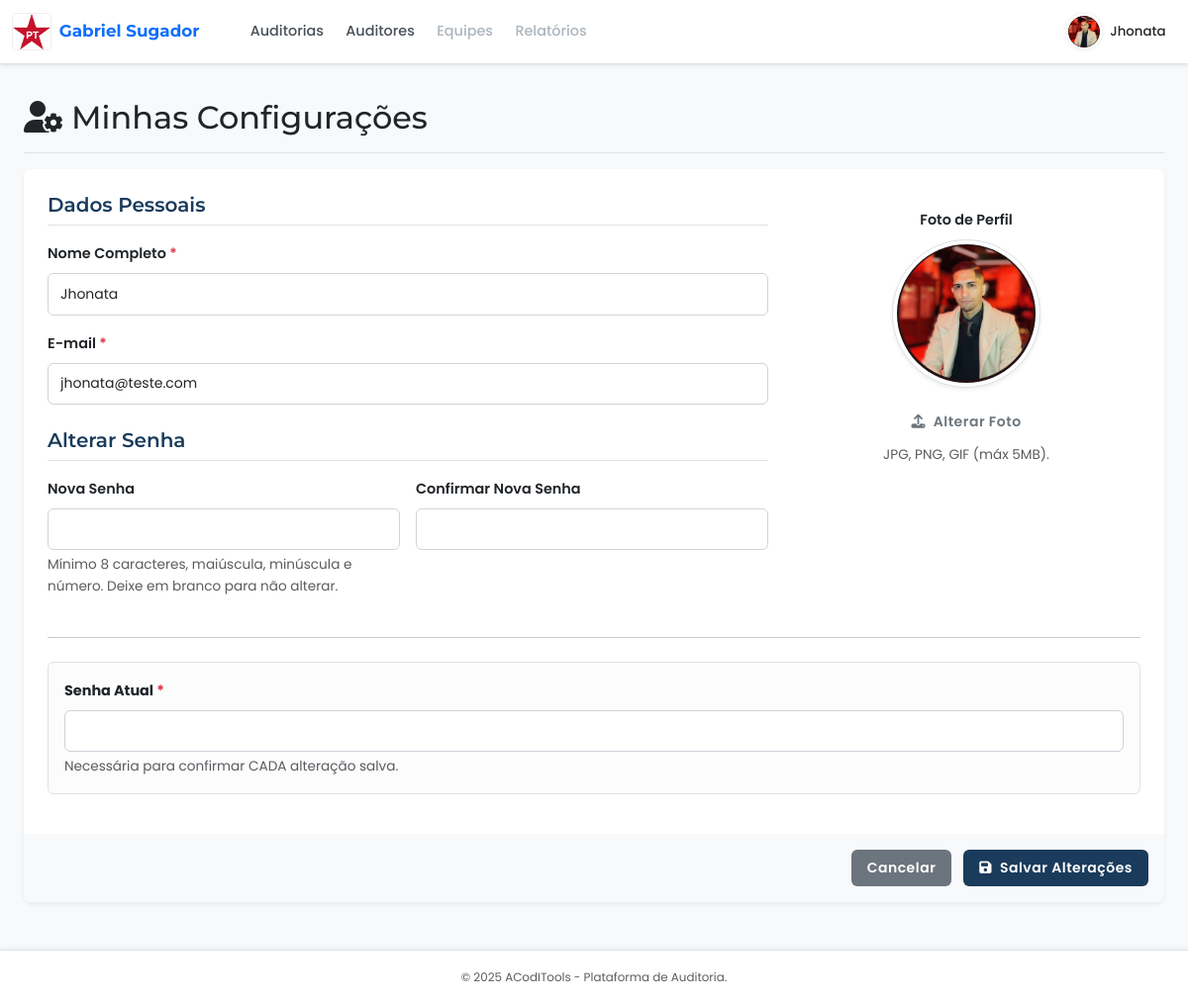
The app's page /gestor/configuracoes_gestor.php (signed in) with its own data.
### tables this page shows
CREATE TABLE `usuarios` (
  `id` int(11) NOT NULL,
  `nome` varchar(255) NOT NULL,
  `email` varchar(255) NOT NULL,
  `senha` varchar(255) NOT NULL,
  `perfil` enum('admin','auditor','gestor','usuario') NOT NULL DEFAULT 'usuario',
  `ativo` tinyint(1) NOT NULL DEFAULT 1,
  `data_cadastro` datetime NOT NULL DEFAULT current_timestamp(),
  `foto` varchar(255) DEFAULT NULL,
  `primeiro_acesso` tinyint(1) NOT NULL DEFAULT 1 COMMENT '0 = Não é o primeiro acesso, 1 = Primeiro acesso',
  `empresa_id` int(11) DEFAULT NULL
);

### includes/admin_functions.php (called while the page is built, shortened)
<?php
function getUsuario($conexao, $id) {
    $sql = "SELECT id, nome, email, perfil, ativo, data_cadastro, foto FROM usuarios WHERE id = ?";
    $stmt = $conexao->prepare($sql);
    $stmt->execute([$id]);
    return $stmt->fetch(PDO::FETCH_ASSOC);
}

### gestor/configuracoes_gestor.php (the view, shortened to what this page needs)
<?php
require_once __DIR__ . '/../includes/config.php';
require_once __DIR__ . '/../includes/layout_gestor.php';
require_once __DIR__ . '/../includes/admin_functions.php';
$usuario_id = $_SESSION['usuario_id'];
$dadosUsuario = getUsuario($conexao, $usuario_id);
$title = "Minhas Configurações";
echo getHeaderGestor($title);
?>
    <div class="d-flex justify-content-between flex-wrap flex-md-nowrap align-items-center pt-3 pb-2 mb-3 border-bottom">
        <h1 class="h2"><i class="fas fa-user-cog me-2"></i>Minhas Configurações</h1>
    </div>
    <form method="POST" action="<?= BASE_URL ?>gestor/configuracoes_gestor.php" enctype="multipart/form-data" id="configFormGestor" class="needs-validation" novalidate>
         <div class="card shadow-sm border-0 rounded-3"> <?php  ?>
            <div class="card-body p-4">
                 <div class="row g-4"> <?php  ?>
                    <div class="col-lg-8"> <?php  ?>
                        <h5 class="mb-3 fw-semibold border-bottom pb-2">Dados Pessoais</h5>
                        <div class="mb-3">
                            <label for="nome" class="form-label form-label-sm">Nome Completo <span class="text-danger">*</span></label>
                            <input type="text" class="form-control form-control-sm" id="nome" name="nome" value="<?= htmlspecialchars($dadosUsuario['nome']) ?>" required>
                        </div>
                        <div class="mb-4"> <?php  ?>
                            <label for="email" class="form-label form-label-sm">E-mail <span class="text-danger">*</span></label>
                            <input type="email" class="form-control form-control-sm" id="email" name="email" value="<?= htmlspecialchars($dadosUsuario['email']) ?>" required>
                        </div>
                        <h5 class="mb-3 fw-semibold border-bottom pb-2">Alterar Senha</h5>
                         <div class="row g-3">
                            <div class="col-md-6 mb-3">
                                <label for="nova_senha" class="form-label form-label-sm">Nova Senha</label>
                                <input type="password" class="form-control form-control-sm" id="nova_senha" name="nova_senha" minlength="8" aria-describedby="novaSenhaHelp">
                                 <div id="novaSenhaHelp" class="form-text small text-muted">Mínimo 8 caracteres, maiúscula, minúscula e número. Deixe em branco para não alterar.</div>
                            </div>
                            <div class="col-md-6 mb-3">
                                <label for="confirmar_nova_senha" class="form-label form-label-sm">Confirmar Nova Senha</label>
                                <input type="password" class="form-control form-control-sm" id="confirmar_nova_senha" name="confirmar_nova_senha">
                            </div>
                         </div>
                    </div>
                    <div class="col-lg-4 border-start-lg"> <?php  ?>
                        <div class="mb-3 text-center sticky-lg-top pt-lg-3">
                            <label for="foto" class="form-label form-label-sm fw-semibold d-block mb-2">Foto de Perfil</label>
                            <div id="preview-container" class="mb-2">
                                <?php
                                    $fotoAtualSrc = BASE_URL . 'assets/img/default_profile.png';
                                    if (!empty($dadosUsuario['foto']) && file_exists(__DIR__.'/../uploads/fotos/'.$dadosUsuario['foto'])) {
                                        $fotoAtualSrc = BASE_URL . 'uploads/fotos/' . $dadosUsuario['foto'] . '?v=' . filemtime(__DIR__.'/../uploads/fotos/'.$dadosUsuario['foto']);
                                    }
                                ?>
                                <img id="current-foto" src="<?= $fotoAtualSrc ?>" alt="Foto Atual" class="img-thumbnail rounded-circle mb-2 shadow-sm" style="width: 150px; height: 150px; object-fit: cover;">
                            </div>
                             <label for="foto" class="btn btn-sm btn-outline-secondary">
                                <i class="fas fa-upload me-1"></i> Alterar Foto
                             </label>
                            <small class="form-text text-muted d-block mt-1">JPG, PNG, GIF (máx 5MB).</small>
                        </div>
                    </div>
                 </div>
                <hr class="my-4">
                 <div class="mb-3 bg-light-subtle p-3 rounded border"> <?php  ?>
                    <label for="senha_atual" class="form-label form-label-sm fw-bold">Senha Atual <span class="text-danger">*</span></label>
                    <input type="password" class="form-control form-control-sm" id="senha_atual" name="senha_atual" required autocomplete="current-password" aria-describedby="senhaAtualHelp">
                    <div id="senhaAtualHelp" class="form-text small text-muted mt-1">Necessária para confirmar CADA alteração salva.</div>
                 </div>
            </div> <?php  ?>
            <div class="card-footer text-end bg-light border-0 pt-3 pb-3"> <?php  ?>
                 <a href="<?= BASE_URL ?>gestor/dashboard_gestor.php" class="btn btn-secondary btn-sm me-2">Cancelar</a>
                 <button type="submit" class="btn btn-primary btn-sm"><i class="fas fa-save me-1"></i> Salvar Alterações</button>
            </div>
         </div> <?php  ?>
    </form>
<?php
echo getFooterGestor();
?>

### assets/css/theme.css (style rules this page uses)
:root { --primary-color: #1a3b5c; --secondary-color: #00c6ab; --accent-color: #f8f9fa; --light-gray: #e9ecef; --dark-gray: #6c757d; --text-color: #212529; --text-color-light: #ffffff; --link-color: var(--secondary-color); --link-hover-color: #00a088; --success-color: #198754; --danger-color: #dc3545; --warning-color: #ffc107; --info-color: #0dcaf0; --font-primary: 'Open Sans', sans-serif; --font-secondary: 'Montserrat', sans-serif; --border-radius: 0.375rem; --box-shadow-sm: 0 .125rem .25rem rgba(0, 0, 0, .075); --box-shadow: 0 .5rem 1rem rgba(0, 0, 0, .15); --box-shadow-lg: 0 1rem 3rem rgba(0, 0, 0, .175); --transition-speed: 0.2s; }
html { height: 100%; scroll-behavior: smooth; }
body { font-family: var(--font-primary); color: var(--text-color); background-color: var(--accent-color); display: flex; flex-direction: column; min-height: 100%; margin: 0; font-size: 0.95rem; line-height: 1.6; }
h1, h2, h3, h4, h5, h6 { font-family: var(--font-secondary); font-weight: 600; color: var(--primary-color); }
a { color: var(--link-color); text-decoration: none; transition: color var(--transition-speed) ease-in-out; }
.card { border: 1px solid #dee2e6; box-shadow: var(--box-shadow-sm); border-radius: var(--border-radius); margin-bottom: 1.5rem; background-color: #fff; }
.card-body { padding: 1.5rem; }
.btn { border-radius: var(--border-radius); padding: 0.5rem 1rem; font-weight: 600; transition: all var(--transition-speed) ease-in-out; border: none; letter-spacing: 0.5px; }
.btn-primary { background-color: var(--primary-color); color: var(--text-color-light); }
.btn-secondary { background-color: var(--dark-gray); color: var(--text-color-light); }
.form-label { font-weight: 600; margin-bottom: 0.5rem; font-size: 0.9rem; }
.form-control, .form-select { border-radius: var(--border-radius); border: 1px solid #ced4da; padding: 0.6rem 0.75rem; transition: border-color var(--transition-speed) ease-in-out, box-shadow var(--transition-speed) ease-in-out; }
.form-text { font-size: 0.85rem; color: var(--dark-gray); }
.text-danger { color: var(--danger-color) !important; }

### assets/css/style_gestor.css (style rules this page uses)
:root { --gestor-primary: #0d6efd; --gestor-secondary: #6c757d; --gestor-light-gray: #f8f9fa; --gestor-white: #fff; --gestor-text-dark: #212529; --gestor-navbar-height: 60px; --gestor-border-radius: 0.4rem; --gestor-box-shadow: 0 0.125rem 0.25rem rgba(0, 0, 0, 0.075); }
body { background-color: var(--gestor-light-gray); padding-top: var(--gestor-navbar-height); font-family: 'Poppins', sans-serif; }
html, body { height: 100%; }
body { display: flex; flex-direction: column; font-family: 'Poppins', sans-serif; background-color: var(--gestor-light-gray); padding-top: var(--gestor-navbar-height); }

### includes/layout_gestor.php (style rules this page uses)
html, body { height: 100%; }
body { display: flex; flex-direction: column; font-family: 'Poppins', sans-serif; padding-top: 60px; }

### records on screen
usuarios: nome "Jhonata", email "jhonata@teste.com", foto (picture)

### other values on screen
$nomeEmpresa "Gabriel Sugador"
$nomeUsuario "Jhonata"
